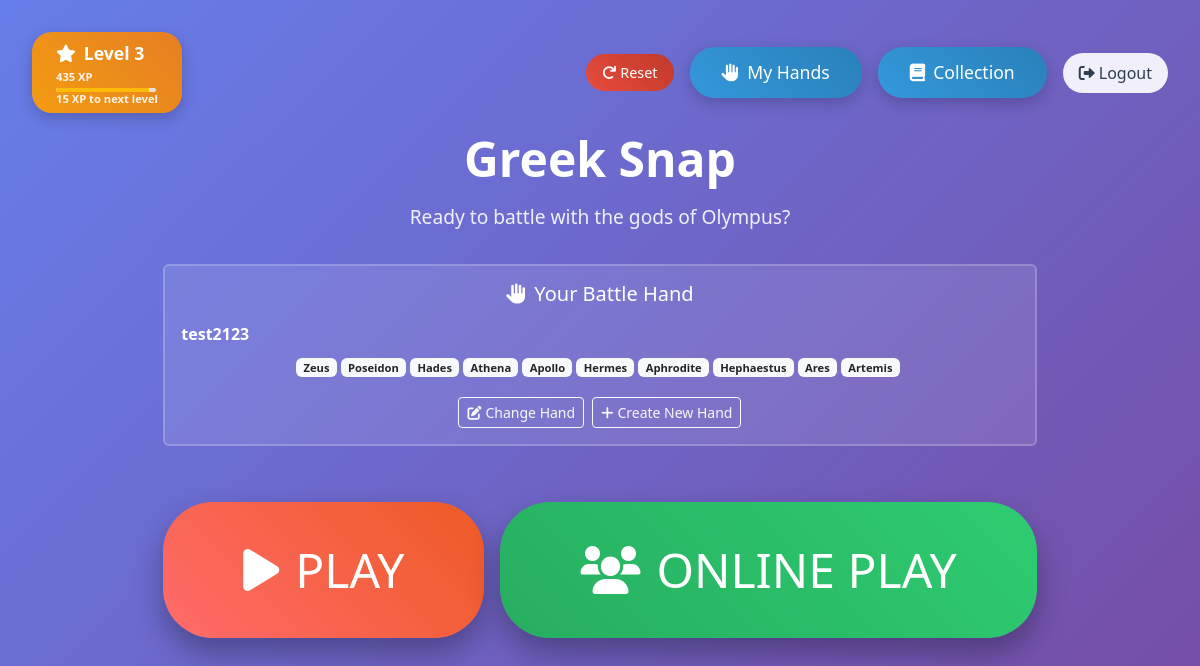
Page / (signed in) on the earlier database version.
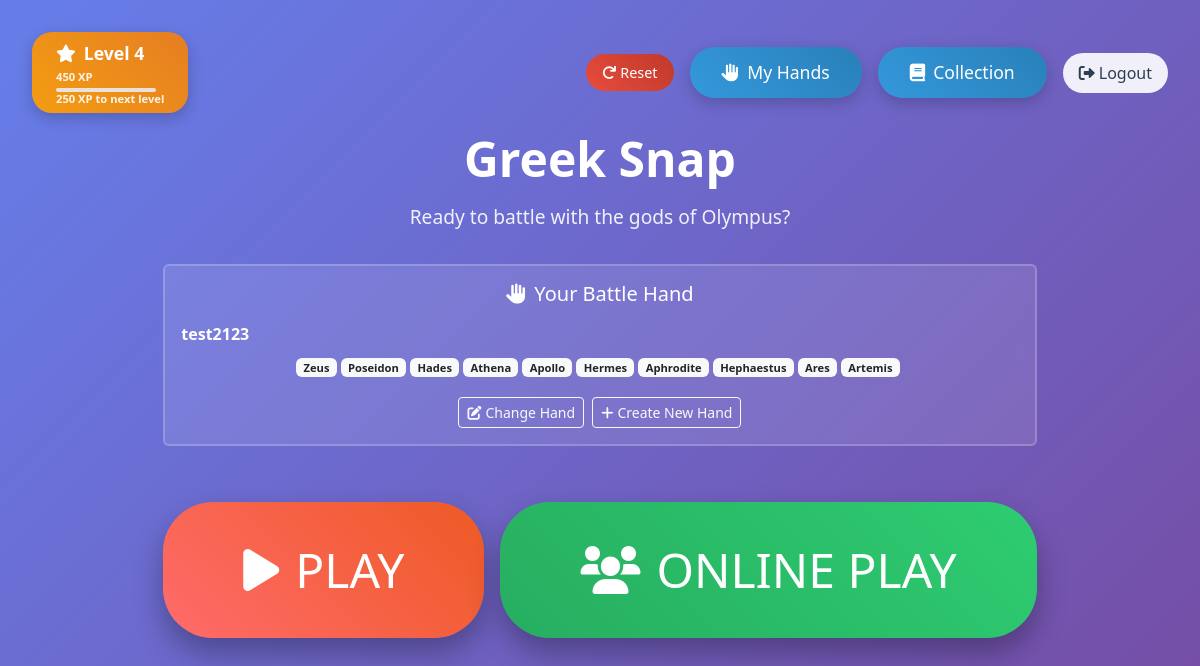
Same page on the later database version.
### main.py (models this page shows)
class User(UserMixin, db.Model):
    __tablename__ = "users"
    id: Mapped[int] = mapped_column(Integer, primary_key=True)
    email: Mapped[str] = mapped_column(String(100), unique=True)
    password: Mapped[str] = mapped_column(String(100))
    date_of_signup: Mapped[Date] = mapped_column(Date)
    xp: Mapped[int] = mapped_column(Integer, default=0)  # XP points
    last_daily_win: Mapped[Date] = mapped_column(Date, nullable=True)  # Track daily win bonus
    misc1: Mapped[str] = mapped_column(String(100), nullable=True)
    misc2: Mapped[str] = mapped_column(String(100), nullable=True)
    misc3: Mapped[str] = mapped_column(String(100), nullable=True)
    collection = relationship("UserCollection", back_populates="user", uselist=False)

### main.py (the view, shortened to what this page needs)
@app.route('/')
def index():
    if current_user.is_authenticated:
        user_level = XPSystem.get_level_from_xp(current_user.xp)
        xp_for_next = XPSystem.get_xp_for_next_level(current_user.xp)
        progress = XPSystem.get_progress_to_next_level(current_user.xp)
        user_collection = UserCollection.query.filter_by(user_id=current_user.id).first()
        if user_collection and user_collection.unlocked_cards is not None:
            unlocked_cards = user_collection.unlocked_cards if isinstance(user_collection.unlocked_cards, list) else []
        else:
            unlocked_cards = []
        pending_rewards = XPSystem.get_pending_rewards(current_user.xp, unlocked_cards)
        from xp_system import LEVEL_REWARDS, LEVEL_XP_REQUIREMENTS
        card_id_to_name = {card['id']: card['name'] for card in CHARACTERS}
        return render_template('index.html',
                             user=current_user,
                             level=user_level,
                             xp=current_user.xp,
                             xp_for_next=xp_for_next,
                             progress=progress,
                             pending_rewards=pending_rewards,
                             level_rewards=LEVEL_REWARDS,
                             level_xp_requirements=LEVEL_XP_REQUIREMENTS,
                             card_id_to_name=card_id_to_name,
                             unlocked_cards=unlocked_cards)

### main.py (called while the page is built)
@login_manager.user_loader
def load_user(user_id):
    return db.get_or_404(User, user_id)

### xp_system.py (called while the page is built)
    @staticmethod
    def get_level_from_xp(xp):
        current_level = 1
        for level, required_xp in LEVEL_XP_REQUIREMENTS.items():
            if xp >= required_xp:
                current_level = level
            else:
                break
        return current_level

    @staticmethod
    def get_xp_for_next_level(current_xp):
        current_level = XPSystem.get_level_from_xp(current_xp)
        next_level = current_level + 1
        if next_level in LEVEL_XP_REQUIREMENTS:
            return LEVEL_XP_REQUIREMENTS[next_level] - current_xp
        else:
            return 0  # Max level reached

    @staticmethod
    def get_progress_to_next_level(current_xp):
        current_level = XPSystem.get_level_from_xp(current_xp)
        next_level = current_level + 1
        if next_level not in LEVEL_XP_REQUIREMENTS:
            return 100  # Max level reached
        current_level_xp = LEVEL_XP_REQUIREMENTS[current_level]
        next_level_xp = LEVEL_XP_REQUIREMENTS[next_level]
        xp_in_current_level = current_xp - current_level_xp
        xp_needed_for_next = next_level_xp - current_level_xp
        return min(100, (xp_in_current_level / xp_needed_for_next) * 100)

    @staticmethod
    def get_pending_rewards(user_xp, unlocked_cards):
        current_level = XPSystem.get_level_from_xp(user_xp)
        pending_rewards = []
        for level in range(1, current_level + 1):
            level_rewards = LEVEL_REWARDS.get(level, [])
            for card_id in level_rewards:
                if card_id not in unlocked_cards:
                    pending_rewards.append({
                        'level': level,
                        'card_id': card_id
                    })
        return pending_rewards

### templates/index.html (shortened to what this page needs)
<!DOCTYPE html>
<html lang="en">
<head>
    <link href="https://cdn.jsdelivr.net/npm/bootstrap@5.3.0/dist/css/bootstrap.min.css" rel="stylesheet">
    <link rel="stylesheet" href="{{ url_for('static', filename='css/style.css') }}">
    <link href="https://cdnjs.cloudflare.com/ajax/libs/font-awesome/6.0.0/css/all.min.css" rel="stylesheet">
</head>
<body>
    <div class="welcome-container">
        {% if user.is_authenticated %}
            <div class="top-bar">
                <div class="level-display {% if pending_rewards %}has-rewards{% endif %}"
                     onclick="showLevelRewards()"
                     style="position: relative;">
                    <i class="fas fa-star me-2"></i>Level {{ level }}
                    <div class="xp-info">
                        <small>{{ xp }} XP</small>
                        {% if xp_for_next > 0 %}
                            <div class="progress mt-1" style="height: 4px; width: 100px;">
                                <div class="progress-bar bg-warning" style="width: {{ progress }}%"></div>
                            </div>
                            <small>{{ xp_for_next }} XP to next level</small>
                        {% endif %}
                    </div>
                </div>
                <div class="top-controls">
                    <button class="reset-button" onclick="resetUser()" title="Reset all user data">
                        <i class="fas fa-redo me-1"></i>Reset
                    </button>
                    <a href="{{ url_for('create_hand') }}" class="collection-button">
                        <i class="fas fa-hand-paper me-2"></i>My Hands
                    </a>
                    <a href="{{ url_for('collection') }}" class="collection-button">
                        <i class="fas fa-book me-2"></i>Collection
                    </a>
                    <a href="{{ url_for('logout') }}" class="logout-button">
                        <i class="fas fa-sign-out-alt me-1"></i>Logout
                    </a>
                </div>
            </div>
            <div class="welcome-card">
                <h1 class="game-title">Greek Snap</h1>
                <p class="game-subtitle">Ready to battle with the gods of Olympus?</p>
                <div class="hand-selection-section mb-4">
                    <div class="card" style="background: rgba(255, 255, 255, 0.1); border: 2px solid rgba(255, 255, 255, 0.2);">
                        <div class="card-body">
                            <h5 class="text-white mb-3">
                                <i class="fas fa-hand-paper me-2"></i>Your Battle Hand
                            </h5>
                            <div id="current-hand-display" class="mb-3">
                            </div>
                            <div class="d-flex gap-2 justify-content-center">
                                <button class="btn btn-outline-light btn-sm" onclick="showHandSelection()">
                                    <i class="fas fa-edit me-1"></i>Change Hand
                                </button>
                                <a href="{{ url_for('create_hand') }}" class="btn btn-outline-light btn-sm">
                                    <i class="fas fa-plus me-1"></i>Create New Hand
                                </a>
                            </div>
                        </div>
                    </div>
                </div>
                <div class="d-flex gap-3 justify-content-center">
                    <a href="{{ url_for('game') }}" class="big-play-button">
                        <i class="fas fa-play me-3"></i>PLAY
                    </a>
                    <button id="multiplayer-btn" class="big-play-button" style="background: linear-gradient(45deg, #27ae60, #2ecc71); border: none; cursor: pointer;">
                        <i class="fas fa-users me-3"></i>ONLINE PLAY
                    </button>
                </div>
            </div>
        {% endif %}
    </div>
</body>
</html>

### static/css/style.css (style rules this page uses)
body { background: #f8f9fa; min-height: 100vh; color: #333; }

### templates/index.html (style rules this page uses)
.welcome-container { min-height: 100vh; display: flex; align-items: center; justify-content: center; background: linear-gradient(135deg, #667eea 0%, #764ba2 100%); }
.welcome-card { text-align: center; }
.big-play-button { background: linear-gradient(45deg, #ff6b6b, #ee5a24); border: none; padding: 2rem 5rem; font-size: 3rem; border-radius: 50px; color: white; text-decoration: none; display: inline-block; transition: all 0.3s ease; box-shadow: 0 15px 30px rgba(0, 0, 0, 0.3); margin: 2rem 0; }
.collection-button { background: linear-gradient(45deg, #3498db, #2980b9); border: none; padding: 0.75rem 2rem; font-size: 1.1rem; border-radius: 25px; color: white; text-decoration: none; display: inline-block; transition: all 0.3s ease; box-shadow: 0 5px 15px rgba(0, 0, 0, 0.2); }
.game-title { color: white; font-size: 3rem; font-weight: bold; margin-bottom: 1rem; }
.game-subtitle { color: rgba(255, 255, 255, 0.9); font-size: 1.2rem; margin-bottom: 2rem; }
.level-display { background: linear-gradient(45deg, #f39c12, #e67e22); color: white; padding: 0.5rem 1.5rem; border-radius: 20px; font-weight: bold; font-size: 1.1rem; box-shadow: 0 5px 15px rgba(0, 0, 0, 0.2); cursor: pointer; transition: all 0.3s ease; }
.xp-info { margin-top: 0.25rem; font-size: 0.8rem; opacity: 0.9; }
.xp-info small { display: block; line-height: 1.2; }
.top-bar { position: absolute; top: 2rem; left: 2rem; right: 2rem; display: flex; justify-content: space-between; align-items: center; }
.logout-button { background: rgba(255, 255, 255, 0.9); border: none; padding: 0.5rem 1rem; border-radius: 20px; color: #2c3e50; text-decoration: none; transition: all 0.3s ease; }
.top-controls { display: flex; align-items: center; gap: 1rem; }
.reset-button { background: linear-gradient(45deg, #e74c3c, #c0392b); border: none; padding: 0.5rem 1rem; border-radius: 20px; color: white; text-decoration: none; transition: all 0.3s ease; font-size: 0.9rem; cursor: pointer; }

Differences in the rows shown:
changed User: xp "435" → "450"
Other differences:
{{ level }}: "3" → "4"
{{ xp_for_next }}: "15" → "250"
